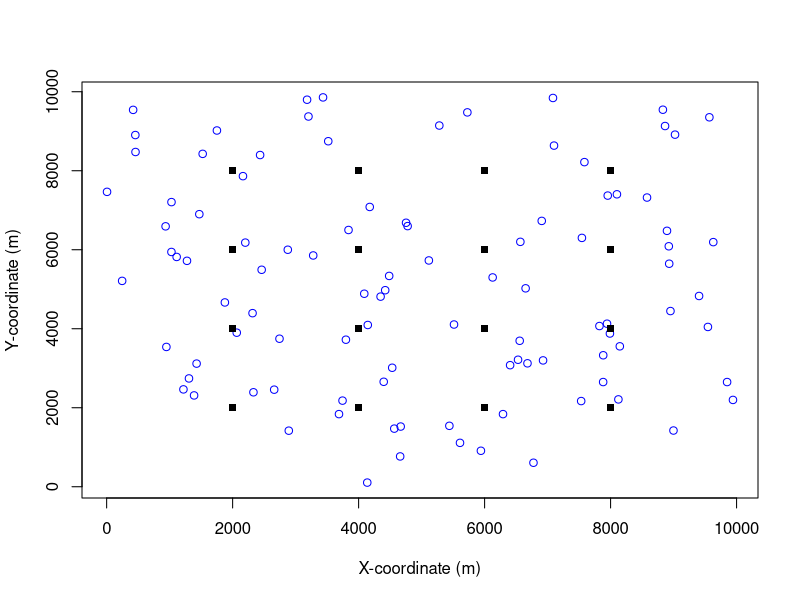
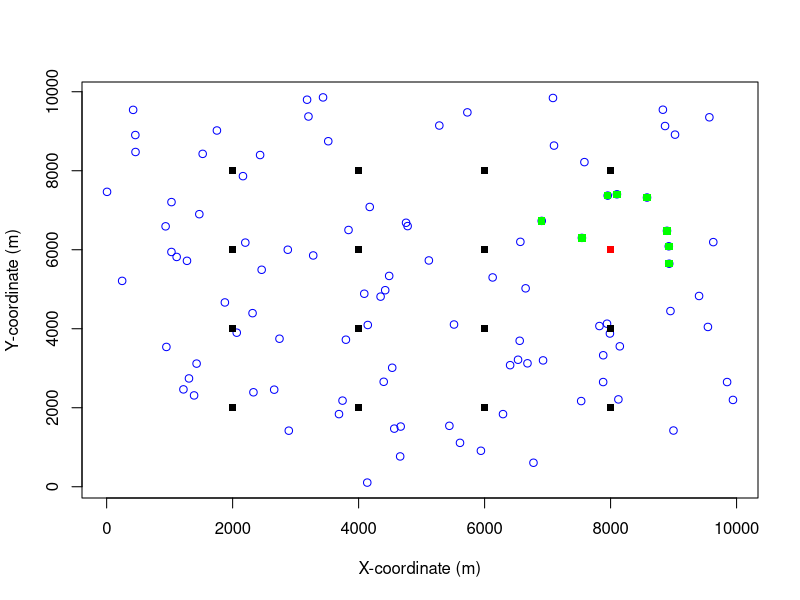
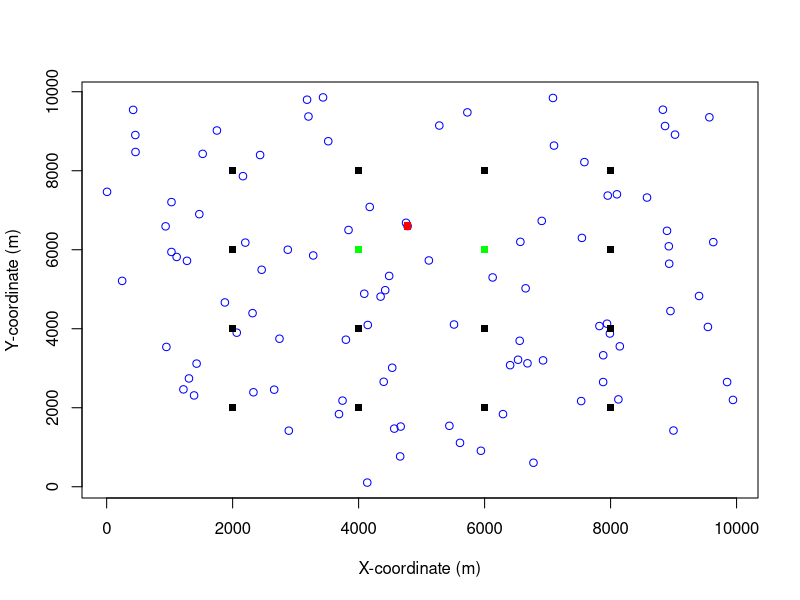

The R script that drew these images, in order: (Note: this script raises an error after producing the figures.)
set.seed(123)
library(lubridate)
library(circular)

# x and y in square survey site with dimensions 10km x 10km with markers every 2000m
# mics
x_mic = seq(from = 2000, to = 8000, by = 2000)
y_mic = seq(from = 2000, to = 8000, by = 2000)

mic_coords = expand.grid(x = x_mic, y = y_mic)
colnames(mic_coords) = c('x_mic', 'y_mic')
mic_coords = as.matrix(mic_coords)

# expectation of gibbon groups in survey area
intensity = 0.000001 # modelling parameter gibbon groups / m2
x_perimeter = 10000
y_perimeter = 10000
survey_area = x_perimeter * y_perimeter
expected_gibbon_groups = intensity * survey_area

# homogeneous Poisson point process for getting gibbon coordinates
x_gibbon_group <- runif(expected_gibbon_groups, 0, x_perimeter)
y_gibbon_group <- runif(expected_gibbon_groups, 0, y_perimeter)

gibbon_group_coords = cbind(x_gibbon_group, y_gibbon_group)
gibbon_group_coords = as.matrix(gibbon_group_coords)

# plot of mic grid and Poisson point process distributed gibbon groups
{
plot(x_gibbon_group, y_gibbon_group, type = "p", col = "blue", pch = 1, xlab = "X-coordinate (m)", ylab = "Y-coordinate (m)")
points(mic_coords[,1], mic_coords[,2], type = "p", col = "black", pch = 15)
}

# Calculate the bearing from mic to gibbon group
calc_bearing = function(x_point_1, y_point_1, x_point_2, y_point_2) {
  bearing = atan2(
    y_point_2 - y_point_1,
    x_point_2 - x_point_1
  )
  
  # convert to range of radians [0,2pi] where bearing is taken clockwise from north (0 radians)
  if (bearing <= 0) {
    bearing = -1*bearing + 0.5*pi 
  } else if ((bearing > 0) && (bearing <= 0.5*pi)) {
    bearing = (0.5*pi - bearing)
  } else {
    bearing = (pi - bearing) + 1.5*pi
  }
  return(bearing)
}


# euclidean distance for detector to gibbon observation
dist_mic_gibbon <- matrix(NA, nrow = nrow(mic_coords), ncol = nrow(gibbon_group_coords))
bearing_mic_gibbon <- matrix(NA, nrow = nrow(mic_coords), ncol = nrow(gibbon_group_coords))

for (i in 1:nrow(dist_mic_gibbon)) {
  for (j in 1:ncol(dist_mic_gibbon)) {
    dist_mic_gibbon[i, j] <- sqrt(sum((mic_coords[i, ] - gibbon_group_coords[j, ])^2))
    bearing_mic_gibbon[i, j] <- calc_bearing(mic_coords[i, 1], mic_coords[i, 2], gibbon_group_coords[j, 1], gibbon_group_coords[j, 2])
  }
}

# half normal hazard distribution for probability matrix
# assuming each mic has same detection function
lambda = 50 # modelling parameter
sigma = 500 # modelling parameter

hazard_half_normal = function(lambda, sigma, dist_matrix) {
  prob_matrix = 1 - exp(-lambda * exp((-1 * dist_matrix^2) / (2 * sigma^2)))
  return (prob_matrix)
}

detection_prob_matrix = hazard_half_normal(lambda = lambda, sigma = sigma, dist_matrix = dist_mic_gibbon)

# weighted Bernoulli trails for each gibbon group to mic for detected/undetected
detection_matrix <- matrix(NA, nrow = nrow(mic_coords), ncol = nrow(gibbon_group_coords))

for (i in 1:nrow(dist_mic_gibbon)) {
  for (j in 1:ncol(dist_mic_gibbon)) {
    detection_matrix[i, j] <- rbinom(size = 1, n = 1, prob = detection_prob_matrix[i,j])
  }
}

### plotting results

# plot detected gibbon groups for chosen mic
plot_select = 12

for (i in plot_select) {
  detection_gibbon_group_idx = which(detection_matrix[i,] == 1)
  plot(x_gibbon_group, y_gibbon_group, type = "p", col = "blue", pch = 1, xlab = "X-coordinate (m)", ylab = "Y-coordinate (m)")
  points(mic_coords[,1], mic_coords[,2], type = "p", col = "black", pch = 15)
  points(mic_coords[i,1], mic_coords[i,2], type = "p", col = "red", pch = 15)
  points(x_gibbon_group[detection_gibbon_group_idx], y_gibbon_group[detection_gibbon_group_idx], type = "p", col = "green", pch = 15)
}

# plot mics which detected a certain gibbon group
plot_select = 36

for (i in plot_select) {
  detection_mic_idx = which(detection_matrix[,i] == 1)
  plot(x_gibbon_group, y_gibbon_group, type = "p", col = "blue", pch = 1, xlab = "X-coordinate (m)", ylab = "Y-coordinate (m)")
  points(mic_coords[,1], mic_coords[,2], type = "p", col = "black", pch = 15)
  points(x_gibbon_group[i], y_gibbon_group[i], type = "p", col = "red", pch = 15)
  points(mic_coords[detection_mic_idx,1], mic_coords[detection_mic_idx,2], type = "p", col = "green", pch = 15)
}

### create dataframes for analysis

# convert meter coordinates to lat, lng for RShiny App
convert_coords = function(x_coord, y_coord) {
  ref_lat = 14.201252
  ref_lng = 106.585033
  earth_radius = 6371000
  
  # calculate lat, lng
  # issue with this calculation
  lat = ref_lat + (y_coord / earth_radius) * (180 / pi)
  lng = ref_lng + (x_coord / (earth_radius * cos(lat * pi / 180))) * (180 / pi)
  
  lat_lng = cbind(lat, lng)
  
  return(lat_lng)
}

mic_lat_lng = data.frame()
mic_lat_lng = convert_coords(mic_coords[,1], mic_coords[,2])
mic_df = cbind(1:nrow(mic_lat_lng), mic_lat_lng)
colnames(mic_df)[1] = "mic_id"

# these are ground truth locations of each gibbon group and exact call times
gibbon_group_lat_lng = data.frame()
gibbon_group_lat_lng = convert_coords(gibbon_group_coords[,1], gibbon_group_coords[,2])
gibbon_group_df = cbind(1:nrow(gibbon_group_lat_lng), gibbon_group_lat_lng)
colnames(gibbon_group_df)[1] = "gibbon_group_id"

# generate random ground truth call times
# we only generate one call per gibbon group
dawn_chorus_start_time = as.POSIXct("2023-01-01 04:00:00", tz = "UTC")
dawn_chorus_end_time = as.POSIXct("2023-01-01 05:00:00", tz = "UTC")

call_datetimes = as.POSIXct(runif(nrow(gibbon_group_df), dawn_chorus_start_time, dawn_chorus_end_time), origin = "1970-01-01", tz = "UTC")
call_timestamps = as.integer(call_datetimes)

# gibbon_group_df = cbind(gibbon_group_df, call_datetimes)
# colnames(gibbon_group_df)[4] = "call_datetime"

### generate recording dataframe

# speed of sound (m/s)
speed_of_sound = 331
von_mises_kappa = 50 # modelling parameter

recording_df = data.frame()

for (i in 1:nrow(mic_df)) {
  ground_truth_animal_ID = which(detection_matrix[i,] == 1)
  mic_ID = rep(i, times = length(ground_truth_animal_ID))
  
  # compute measured call time which considers speed of sound
  ground_truth_call_timestamp = call_timestamps[as.integer(gibbon_group_df[ground_truth_animal_ID])]
  ground_truth_call_datetime = as.POSIXct(ground_truth_call_timestamp, origin = "1970-01-01", tz = "UTC")
  measured_call_timestamp = ground_truth_call_timestamp + dist_mic_gibbon[i, ground_truth_animal_ID] / speed_of_sound
  measured_call_datetime = as.POSIXct(measured_call_timestamp, origin = "1970-01-01", tz = "UTC")
  
  # compute measured bearing
  ground_truth_bearing = bearing_mic_gibbon[i, ground_truth_animal_ID]
  # von mises distribution for bearing measurement
  measured_bearing = data.frame()
  for (j in 1:length(ground_truth_animal_ID)) {
    bearing = rvonmises(n = 1, mu = ground_truth_bearing[j], kappa = von_mises_kappa)
    measured_bearing = rbind(measured_bearing, bearing)
  }
  colnames(measured_bearing) = "measured_bearing"
  
  # binding dataframes for each mic
  recording_temp = cbind(mic_ID, ground_truth_animal_ID, ground_truth_call_datetime, measured_call_datetime, ground_truth_bearing, measured_bearing)
  recording_df = rbind(recording_df, recording_temp)
}

recording_ID = seq(nrow(recording_df))
recording_df = cbind(recording_ID, recording_df)

write.csv(mic_df, "../output/mic.csv", row.names=FALSE)
write.csv(gibbon_group_df, "../output/gibbon_group.csv", row.names=FALSE)
write.csv(recording_df, "../output/recording.csv", row.names=FALSE)

### plot bearings for each anima_id (from mic) with measurement error distributions


### map plots for testing lat/lng
plot(mic_df[,2], mic_df[,3], type = "p", pch = 19, col = "blue", xlab = "longitude", ylab = "Latitude", main = "Scatterplot of Coordinates")
